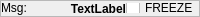
       <widget class="QFrame" name="frame_9">
        <property name="sizePolicy">
         <sizepolicy hsizetype="Preferred" vsizetype="Maximum">
          <horstretch>0</horstretch>
          <verstretch>20</verstretch>
         </sizepolicy>
        </property>
        <property name="minimumSize">
         <size>
          <width>0</width>
          <height>17</height>
         </size>
        </property>
        <property name="maximumSize">
         <size>
          <width>16777215</width>
          <height>20</height>
         </size>
        </property>
        <property name="baseSize">
         <size>
          <width>0</width>
          <height>0</height>
         </size>
        </property>
        <property name="frameShape">
         <enum>QFrame::StyledPanel</enum>
        </property>
        <property name="frameShadow">
         <enum>QFrame::Raised</enum>
        </property>
        <layout class="QHBoxLayout" name="horizontalLayout">
         <property name="spacing">
          <number>0</number>
         </property>
         <property name="sizeConstraint">
          <enum>QLayout::SetMaximumSize</enum>
         </property>
         <property name="margin">
          <number>0</number>
         </property>
         <item>
          <widget class="QLabel" name="message_label">
           <property name="sizePolicy">
            <sizepolicy hsizetype="Preferred" vsizetype="Maximum">
             <horstretch>0</horstretch>
             <verstretch>0</verstretch>
            </sizepolicy>
           </property>
           <property name="baseSize">
            <size>
             <width>0</width>
             <height>17</height>
            </size>
           </property>
           <property name="text">
            <string>Msg:</string>
           </property>
           <property name="alignment">
            <set>Qt::AlignLeading|Qt::AlignLeft|Qt::AlignTop</set>
           </property>
           <property name="wordWrap">
            <bool>true</bool>
           </property>
          </widget>
         </item>
         <item>
          <widget class="QLabel" name="coord_label">
           <property name="sizePolicy">
            <sizepolicy hsizetype="Maximum" vsizetype="Preferred">
             <horstretch>0</horstretch>
             <verstretch>0</verstretch>
            </sizepolicy>
           </property>
           <property name="maximumSize">
            <size>
             <width>250</width>
             <height>16777215</height>
            </size>
           </property>
           <property name="font">
            <font>
             <pointsize>9</pointsize>
             <weight>75</weight>
             <bold>true</bold>
            </font>
           </property>
           <property name="text">
            <string>TextLabel</string>
           </property>
           <property name="alignment">
            <set>Qt::AlignRight|Qt::AlignTrailing|Qt::AlignVCenter</set>
           </property>
          </widget>
         </item>
         <item>
          <widget class="QCheckBox" name="freezeButton">
           <property name="sizePolicy">
            <sizepolicy hsizetype="Minimum" vsizetype="Maximum">
             <horstretch>0</horstretch>
             <verstretch>0</verstretch>
            </sizepolicy>
           </property>
           <property name="maximumSize">
            <size>
             <width>100</width>
             <height>10</height>
            </size>
           </property>
           <property name="text">
            <string>FREEZE</string>
           </property>
          </widget>
         </item>
        </layout>
       </widget>
